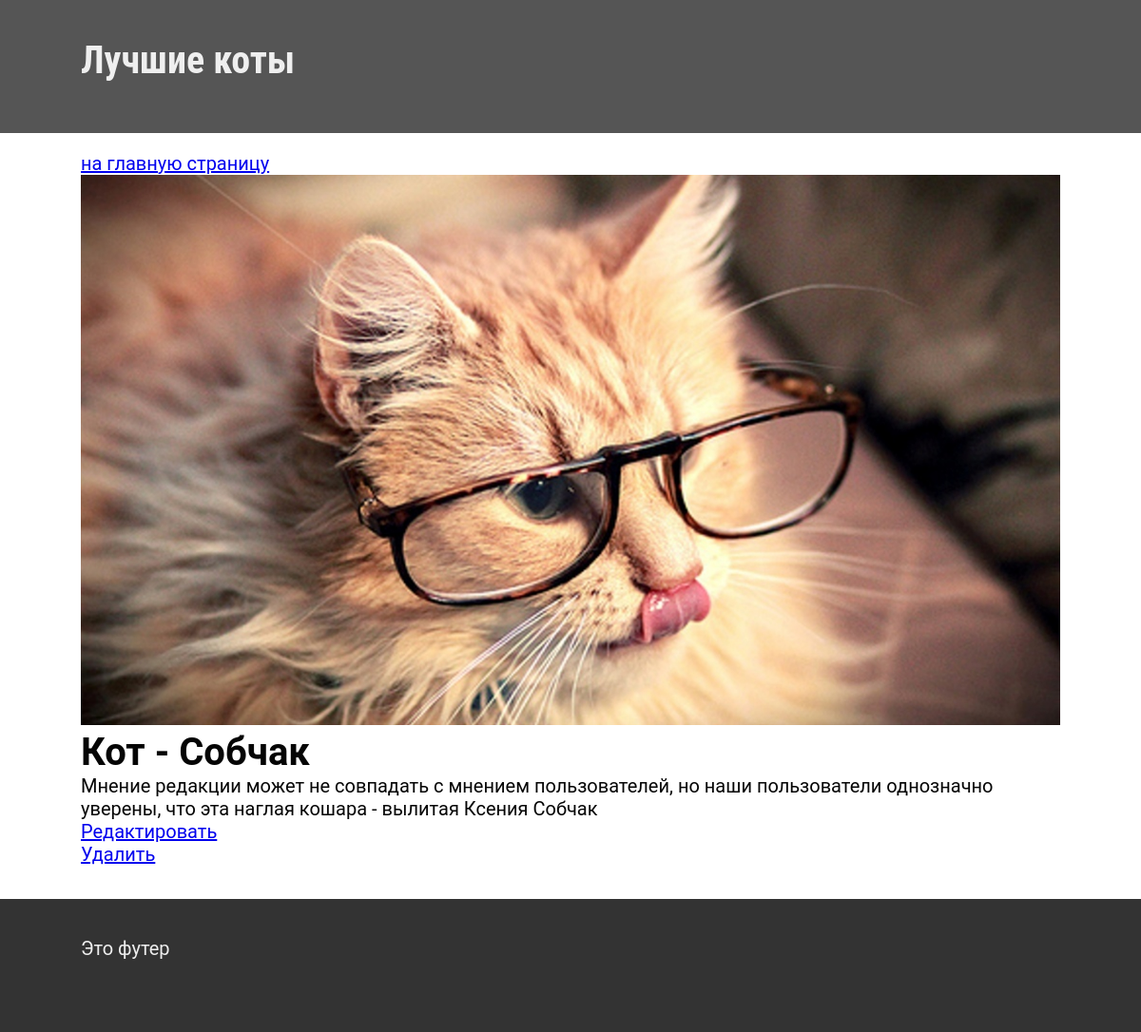
Page /?photo=3 on the committed database.
### tables this page shows
CREATE TABLE `cats_photos` (
  `id` smallint(6) UNSIGNED NOT NULL,
  `title` char(45) DEFAULT NULL,
  `description` varchar(500) DEFAULT NULL,
  `photo` char(255) NOT NULL
);

### view/Template.class.php (called while the page is built, shortened)
<?php
class Template {
	public $template;
	public function render($data) {
		require_once TEMPLATE_DIR . DIRECTORY_SEPARATOR . $this->template;
	}
}

### controller/SinglePhoto.php (called while the page is built)
<?php
require_once(MODEL_DIR . DIRECTORY_SEPARATOR . 'ListPhoto.class.php');
require_once(TEMPLATE_DIR . DIRECTORY_SEPARATOR . 'Template.class.php');
$SinglePhoto = new ListPhoto();
$photoInfo = $SinglePhoto->getSingle ($route);
$data = [];
$data['photoInfo'] = $photoInfo;
$page = new Template();
$page->layout = 'layout.php';
$page->template = 'singlePhotoTpl.php';
$page->render($data);

### model/ListPhoto.class.php (called while the page is built, shortened)
<?php
class ListPhoto {
	public function getSingle ($photo_id) {
		$this->link = mysqli_connect(SQL_HOST, DB_USER, DB_PASSW);
		$this->query = "SELECT * FROM " . DB_NAME . ".`cats_photos` WHERE `id` =" . $photo_id;
		$this->result = mysqli_query($this->link, $this->query);
		$values_data_array = mysqli_fetch_array($this->result, MYSQLI_ASSOC);
		return $values_data_array;
	}
}

### view/singlePhotoTpl.php (the view, shortened to what this page needs)
<a href="./">на главную страницу</a>
<div class=big-photo>
	<a href="img/<?= $photoInfo['photo'] ?>" target="_blank">
		<img src="img/<?= $photoInfo['photo'] ?>" style="max-height: 600px; max-width: 100%">
	</a>
</div>
<h1><?= $photoInfo['title'] ?></h1>
<p><?= $photoInfo['description'] ?> </p>
<p><a href="./?edit=<?= $photoInfo['id'] ?>">Редактировать</a></p>
<p><a href="./?delete=<?= $photoInfo['id'] ?>">Удалить</a></p>

### www/css/style1.css (style rules this page uses)
html, body { height: 100%; font-family: 'Roboto', sans-serif; font-size: 20px; color:#050505; }

### rows in the picture
cats_photos: photo (picture), title "Кот - Собчак", description "Мнение редакции может не совпадать с мнением пользователей, но наши пользователи однозначно уверены, что эта наглая кошара - вылитая Ксения Собчак"
